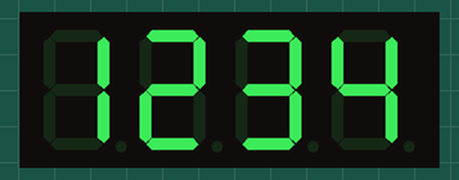
Simulated run of this program. Board: Raspberry Pi Pico running MicroPython. Shown: 4-digit seven-segment display. The interpreter's speed is modelled, so counts of loop turns are approximate.

Above: at 3.6 s.
At 9.1 s:
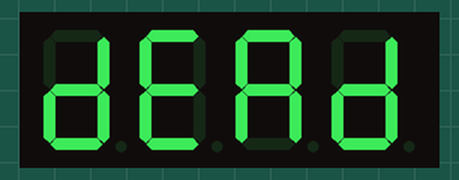
At 9.6 s:
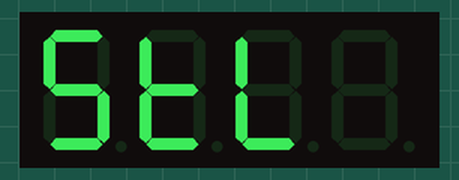
At 11.3 s:
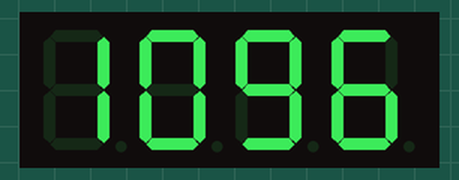
At 13.4 s:
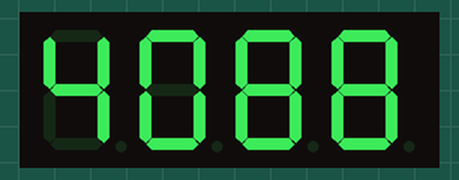
At 17.6 s:
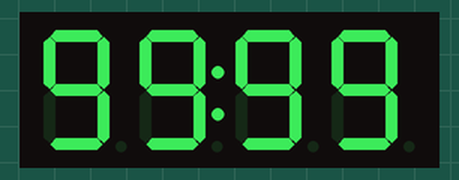

Measured:
- what the display in image 2 shows lasts 1.1 s, from 9.5 s to 10.6 s
- what the display in image 3 shows lasts 0.7 s, from 11.3 s to 12.0 s

The program:

ht16k33.py
```python
from machine import Pin, I2C

class backpack:
    """ 4-character 7-segment display
        Based on http://multiwingspan.co.uk/pico.php?page=ht16k33
        $Revision: 1.9 $
        $Locker:  $
    """
    ADDRESS             = 0x70  # 0x71 if solder bridge on A0 of backpack
    BLINK_CMD           = 0x80
    CMD_BRIGHTNESS      = 0xE0

    #              0     1     2     3     4     5     6     7     8     9
    NUMS =        [0x3F, 0x06, 0x5B, 0x4F, 0x66, 0x6D, 0x7D, 0x07, 0x7F, 0x6F]

    # Extended character map (most common readable forms)
    # Using standard bit order: dp g f e d c b a
    CHARS = {
        '0': 0x3F, '1': 0x06, '2': 0x5B, '3': 0x4F, '4': 0x66,
        '5': 0x6D, '6': 0x7D, '7': 0x07, '8': 0x7F, '9': 0x6F,

        # Hex + requested letters (common patterns)
        'A': 0x77,   # top + sides + middle
        'B': 0x7C,   # lowercase b (common for hex)
        'C': 0x39,   # or 0x4E in some fonts — 0x39 is more open
        'D': 0x5E,   # lowercase d
        'E': 0x79,
        'F': 0x71,
        'G': 0x6F,   # lowercase g (looks like 9 with bottom)
        'H': 0x76,
        'I': 0x30,   # looks like 1 (common)
        'J': 0x1E,   # bottom right hook
        'L': 0x38,
        'N': 0x54,   # lowercase n
        'O': 0x3F,   # same as 0 (very common)
        'P': 0x73,
        'S': 0x6D,   # same as 5 (very common)
        'T': 0x78,   # lowercase t
        'U': 0x3E,
        'Y': 0x6E,   # lowercase y
        '-': 0x40,   # middle bar only
        '_': 0x08,   # bottom bar only
        ' ': 0x00,   # space

        # Bonus: decimal point alone (useful in strings)
        '.': 0x80,
    }

    def __init__(self, i2c_bus, data_pin, clock_pin, brightness=5):
        self.buffer = bytearray([0]*16)
        self.i2c = I2C(1, sda=Pin(data_pin), scl=Pin(clock_pin))
        self.i2c.writeto(self.ADDRESS, b'\x21')
        self.blink_rate(0)
        self.brightness(brightness)
        self.update_display()
        self.colon_set = False

    # ──────────────────────────────────────────────
    #  Existing methods (unchanged except for context)
    # ──────────────────────────────────────────────
    def brightness(self, b):
        self.i2c.writeto(self.ADDRESS, bytes([self.CMD_BRIGHTNESS | (b & 0x0F)]))

    def blink_rate(self, b):
        self.i2c.writeto(self.ADDRESS, bytes([self.BLINK_CMD | 1 | ((b & 0x03) << 1)]))

    def write_digit(self, position, digit, dot=False):
        offset = 0 if position < 2 else 1
        pos = offset + position
        self.buffer[pos*2] = self.NUMS[digit] & 0xFF
        if dot:
            self.buffer[pos*2] |= 0x80

    def update_display(self):
        data = bytearray([0]) + self.buffer
        self.i2c.writeto(self.ADDRESS, data)

    def print(self, value, zeroes=True):
        self.buffer = bytearray([0]*16)
        if value < 0 or value > 9999:
            return
        sdig = '{:04d}'.format(value) if zeroes else f'{value:4d}'
        for i, d in enumerate(sdig):
            if d != ' ':
                self.write_digit(i, int(d))
            else:
                self.buffer[(i + (1 if i >= 2 else 0))*2] = 0

    def set_decimal(self, position, dot=True):
        offset = 0 if position < 2 else 1
        pos = offset + position
        if dot:
            self.buffer[pos*2] |= 0x80
        else:
            self.buffer[pos*2] &= 0x7F

    def clear(self):
        self.buffer = bytearray([0]*16)
        self.update_display()

    def set_colon(self, colon=True):
        if colon:
            self.buffer[4] |= 0x02
            self.colon_set = True
        else:
            self.buffer[4] &= 0xFD
            self.colon_set = False

    def toggle_colon(self, update_display=False):
        self.set_colon(not self.colon_set)
        if update_display :
            self.update_display()

    # ──────────────────────────────────────────────
    #  NEW: Display a string (up to 4 chars)
    # ──────────────────────────────────────────────
    def show (self, s:str, colon=False, right_align=False):
        """
        Display a string on the 4-digit display.
        Supports: 0-9, AbCdEFghIJLnOPStUy_-. and space
        Dots '.' turn on the decimal point of the previous digit.

        right_align=True → pads left with spaces (good for short words/numbers)
        """
        self.buffer = bytearray([0] * 16)

        # Normalize and take last 4 meaningful characters
        s = str(s).upper() if len(s) <= 4 else str(s)  # optional: force upper

        chars = []
        i = 0
        while len(chars) < 4 and i < len(s):
            c = s[i]
            if c == '.':
                # Apply dot to previous character (if any)
                if chars:
                    chars[-1] |= 0x80
            elif c in self.CHARS:
                chars.append(self.CHARS[c])
            # else: ignore unsupported chars
            i += 1

        # Pad if needed
        if right_align:
            chars = [0x00] * (4 - len(chars)) + chars
        else:
            chars += [0x00] * (4 - len(chars))

        # Write to buffer (skip colon position)
        for pos in range(4):
            offset = 0 if pos < 2 else 1
            buf_idx = (offset + pos) * 2
            self.buffer[buf_idx] = chars[pos] & 0xFF
        if colon :
            self.set_colon(True)

        self.update_display()


if __name__ == "__main__" :
    from time import sleep

    PIN_DISP_DIO = 6 #9
    PIN_DISP_CLK = 7 #10

    # declare an instance
    f = backpack(1, PIN_DISP_DIO,PIN_DISP_CLK) # bus, data, clock
    # f.brightness(6)

    # decimals on
    if False :
        for i in range(4):
            f.set_decimal(i)
            f.update_display()
            sleep(0.5)
        # decimals off
        for i in range(4):
            f.set_decimal(i, False)
            f.update_display()
            sleep(0.5)

    # print something w/o leading zeroes
    for something in (1, 12, 123, 1234) :
        f.print(something, False)
        f.update_display()
        sleep(0.5)

    # print something with leading zeroes
    for something in (1, 12, 123, 1234) :
        f.print(something, True)
        f.update_display()
        sleep(0.5)

    sleep(0.5)

    # clear the display
    # f.clear()
    sleep(0.5)
    # blink the colon
    for i in range(4):
        f.set_colon()
        f.update_display()
        sleep(0.5)
        f.set_colon(False)
        f.update_display()
        sleep(0.5)

    # Show some hex strings
    f.show("deAd")
    sleep (0.25)
    f.show("BEEF")
    sleep (0.25)
    f.show("STL")
    sleep (1)

    # do some counting as fast as we can
    for i in range(10000):
        f.print(i, False)
        f.update_display()

    # Toggle the cursor
    while True :
        f.toggle_colon()
        f.update_display()
        sleep(0.5)
```
